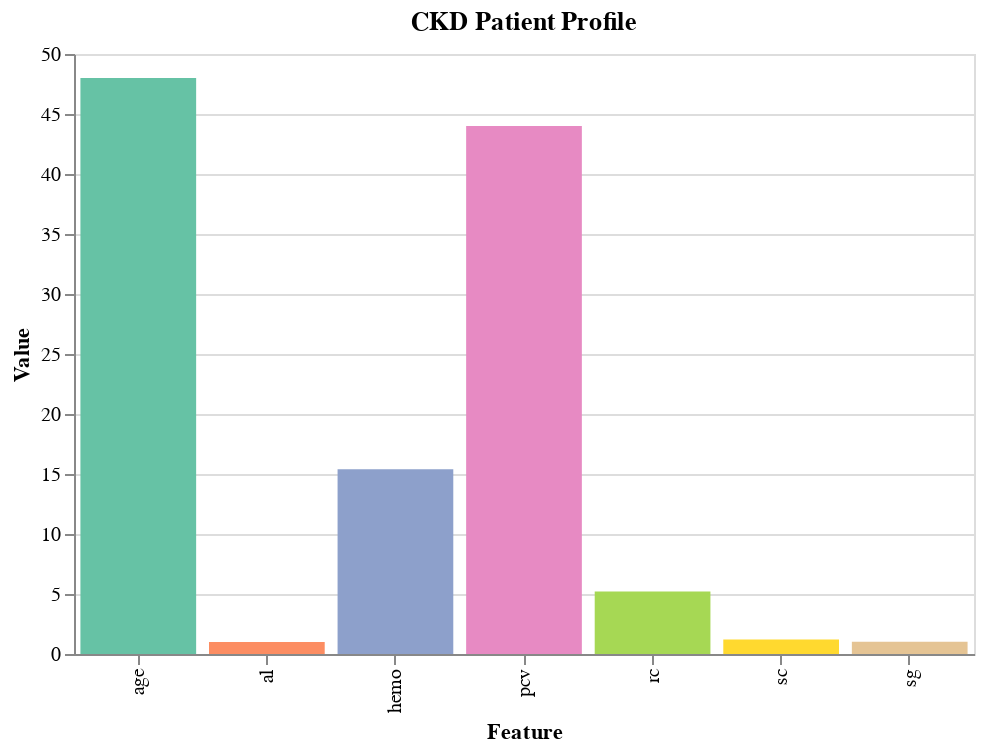

Notebook cell for this chart:
### Markdown cell above
#### CKD Patient Profile

Unlike the other five visualizations, this visualization was not created for a specific hypothesis. Instead, this is envisioned to be used as a supportive and diagnostic tool by domain experts (e.g., doctors or specialists) to see each patient's profile and the distribution of the features.

This is an especially useful tool in combination with a simulated patient profile (previous chart) as the expert can look at:

- Patient's previous report (feature values).
- Then, simulate potential or new report values using the simulation tool.
- Finally, compare the two based on the risk shown and the progress made to provide treatment effectively.

The tool can lead to more informed medical decisions and interventions by enabling this different multi-level insight.

![CKD patient profile](vega_viz_images/6.png)

### Code cell
features = ['age','sc', 'al', 'sg', 'hemo', 'rc', 'pcv']

df_ckd_only = df[df['classification'] == 'ckd'].dropna(subset=features).copy()
df_ckd_only = df_ckd_only.reset_index(drop=True)
df_ckd_only['patient_id'] = df_ckd_only.index.astype(str)

df_long = df_ckd_only[['patient_id'] + features].melt(id_vars='patient_id', 
                                                      var_name='feature', 
                                                      value_name='value')

dropdown = alt.binding_select(options=df_ckd_only['patient_id'].tolist(), name='CKD Patient Number: ')
selector = alt.param(name='SelectedPatient', bind=dropdown, value='0')

bar_chart = alt.Chart(df_long).transform_filter(
    alt.datum.patient_id == selector
).mark_bar().encode(
    x=alt.X('feature:N', title='Feature'),
    y=alt.Y('value:Q', title='Value'),
    color=alt.Color('feature:N', legend=None, scale=alt.Scale(scheme='set2')),
    tooltip=[
        alt.Tooltip('feature:N', title='Feature'),
        alt.Tooltip('value:Q', title='Value', format='.2f')
    ]
).add_params(
    selector
).properties(
    width=450,
    height=300,
    title='CKD Patient Profile'
)

bar_chart

### Figure 1 — Vega-Lite specification as saved in the notebook (floating-point values rounded to 4 significant figures; data arrays with more than 128 entries replaced by an {"elided": "..."} marker saying what was removed)
{"config": {"view": {"continuousWidth": 300, "continuousHeight": 300}}, "data": {"name": "data-61485f6b303a16bfc66b5b7f32717456"}, "mark": {"type": "bar"}, "encoding": {"color": {"field": "feature", "legend": null, "scale": {"scheme": "set2"}, "type": "nominal"}, "tooltip": [{"field": "feature", "title": "Feature", "type": "nominal"}, {"field": "value", "format": ".2f", "title": "Value", "type": "quantitative"}], "x": {"field": "feature", "title": "Feature", "type": "nominal"}, "y": {"field": "value", "title": "Value", "type": "quantitative"}}, "height": 300, "params": [{"name": "SelectedPatient", "bind": {"input": "select", "options": {"elided": "250 str values"}, "name": "CKD Patient Number: "}, "value": "0"}], "title": "CKD Patient Profile", "transform": [{"filter": "(datum.patient_id === SelectedPatient)"}], "width": 450, "$schema": "https://vega.github.io/schema/vega-lite/v5.20.1.json", "datasets": {"data-61485f6b303a16bfc66b5b7f32717456": {"elided": "1750 records"}}}
